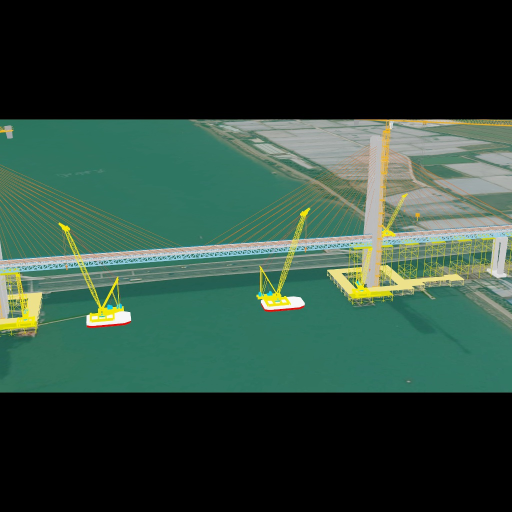
#> input picture img/3_shot_outer01_inner14.jpg, 1024 x 1024 px, given in place of 0001_000.jpg, which was not available (shown at 1/2 size)
$ python direction_visual.py   (older library calls are emulated)
#> lines starting #> are read from the running program, lines starting #| are printed output that depends on the picture; after the words box and inside, x2 and y2 are one past the last pixel; in counts of white or black regions, pixels touching at a corner belong together; pictures that were not available may be replaced by others from this repository, and a replacement may not be noted
import cv2
import numpy as np
import matplotlib.pyplot as plt
from skimage.morphology import skeletonize

def generate_directional_field(mask_path):
    gt_img = cv2.imread(mask_path, cv2.IMREAD_GRAYSCALE)
    if gt_img is None:
        raise FileNotFoundError(f"找不到标签图片: {mask_path}")

    # 处理标签，确保二值化
    binary = (gt_img > 0)
    binary_8u = binary.astype(np.uint8)

    # 1. 提取单像素骨架 (核心！)
    skeleton = skeletonize(binary)

    # 2. 计算距离变换和方向场
    dist = cv2.distanceTransform(binary_8u, cv2.DIST_L2, 5)
    dx = cv2.Sobel(dist, cv2.CV_64F, 1, 0, ksize=3)
    dy = cv2.Sobel(dist, cv2.CV_64F, 0, 1, ksize=3)

    mag = np.hypot(dx, dy)
    mag[mag == 0] = 1e-5
    nx = dx / mag
    ny = dy / mag

    # 旋转 90 度得到拉索切线方向
    vx = -ny
    vy = nx

    vx[~binary] = 0
    vy[~binary] = 0

    return binary, skeleton, vx, vy


def visualize_and_save(img_path, mask_path, save_path="direction_field_vis.png"):
    # ===== 1. 读取原图 (图a) =====
#> called with save_path = 'Figure3_Directional_Field.png'
    orig_img = cv2.imread(img_path)
#> orig_img is the input picture: shape (1024, 1024, 3); mean B, G, R 58.1, 70.5, 46.1
    if orig_img is None:
        raise FileNotFoundError(f"找不到原图: {img_path}")
    orig_img = cv2.cvtColor(orig_img, cv2.COLOR_BGR2RGB)

    orig_mask = cv2.imread(mask_path, cv2.IMREAD_GRAYSCALE)
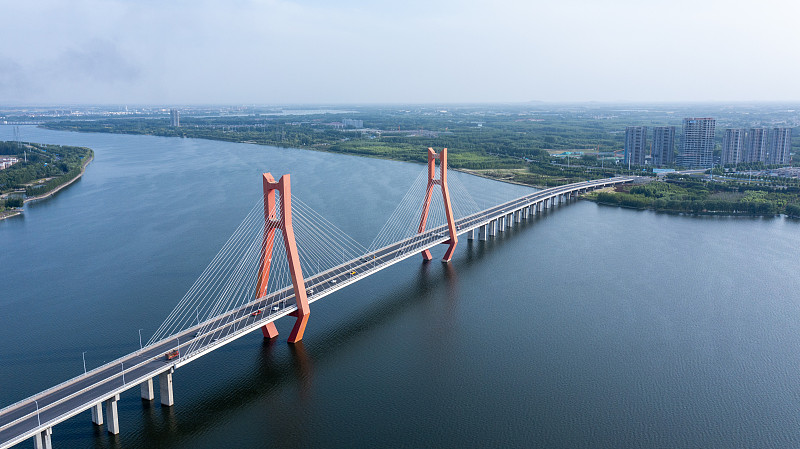
#> input picture img/bridge_11.jpg, 800 x 449 px, given in place of 0001_000.png, which was not available
#> orig_mask: shape (449, 800); min 0, max 255, mean 135.3
    if orig_mask is None:
        raise FileNotFoundError(f"找不到标签图片: {mask_path}")
    orig_mask[orig_mask > 0] = 255 # 二值化标签，方便可视化
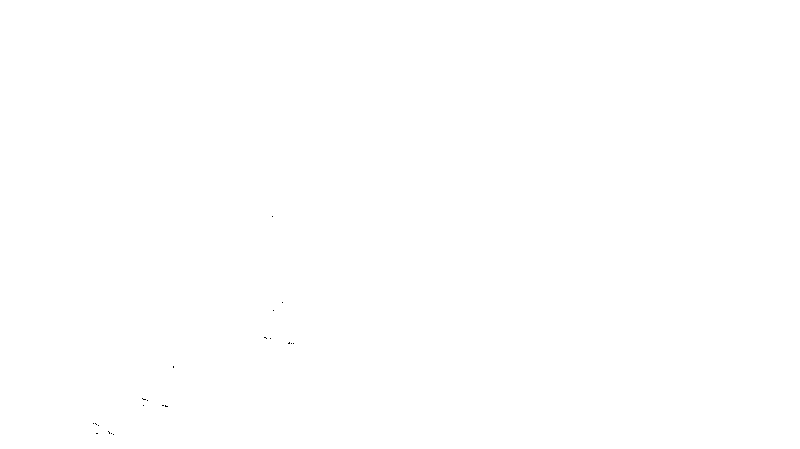
#> orig_mask: shape (449, 800); 100% white; black in thin lines or dots, all inside (x1, y1, x2, y2) = (93, 216, 294, 435)

    # ===== 2. 获取标签、骨架与方向场 =====
    binary, skeleton, vx, vy = generate_directional_field(mask_path)
#> in generate_directional_field, `skeleton = skeletonize(binary)`: skeleton: shape (449, 800) bool; 0.66% white in thin lines or dots, all inside (x1, y1, x2, y2) = (48, 168, 577, 442)
#> in generate_directional_field, `mag[mag == 0] = 1e-5`: mag: shape (449, 800) float64; min 1e-05, max 8.15, mean 8.06
#> in generate_directional_field, `vx[~binary] = 0`: vx: shape (449, 800) float64; min -1, max 1, mean 0.272
#> in generate_directional_field, `vy[~binary] = 0`:
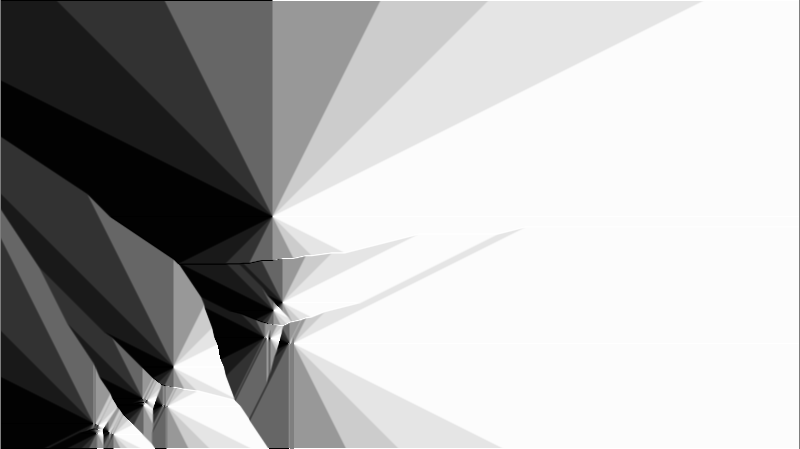
#> vy: shape (449, 800) float64; min -1, max 1, mean 0.392; drawn with min black and max white
    h, w = binary.shape
#> h = 449; w = 800

    # ===== 3. 制作 Binary Mask & Skeleton (图b) =====
    # 背景黑，拉索白，骨架线纯红
    mask_vis = np.zeros((h, w, 3), dtype=np.uint8)
    mask_vis[binary] = [255, 255, 255]
    mask_vis[skeleton] = [255, 0, 0]

    # ===== 4. 自动寻找最佳放大区域 =====
    y_coords, x_coords = np.where(skeleton > 0)
#> y_coords = 2368 values from 168 to 441; x_coords = 2368 values, max 576 at index 568, min 48 at index 1698, mean 248.4
    if len(y_coords) > 0:
        cy, cx = int(np.median(y_coords)), int(np.median(x_coords))
#> cy = 319; cx = 255
    else:
        cy, cx = h//2, w//2

    half_w = 40  # 放大框的半宽 (可根据你的拉索粗细适当调大调小)
    y1, y2 = max(0, cy - half_w), min(h, cy + half_w)
#> y1 = 279; y2 = 359
    x1, x2 = max(0, cx - half_w), min(w, cx + half_w)
#> x1 = 215; x2 = 295

    # 在图a和图b上画黄色虚线框，提示审稿人这里被放大了
    cv2.rectangle(orig_img, (x1, y1), (x2, y2), (255, 255, 0), 2)
    cv2.rectangle(orig_mask, (x1, y1), (x2, y2), (255, 255, 0), 2)
    cv2.rectangle(mask_vis, (x1, y1), (x2, y2), (255, 255, 0), 2)

    # ===== 5. 制作 Directional Field (图c) =====
    zoom_mask = binary[y1:y2, x1:x2]
#> zoom_mask: shape (80, 80) bool; 99.8% white; black in thin lines or dots, all inside (x1, y1, x2, y2) = (49, 23, 79, 65)
    zoom_skel = skeleton[y1:y2, x1:x2]
#> zoom_skel: shape (80, 80) bool; 2.7% white in thin lines or dots

    # 放大部分的底图：背景黑，拉索灰暗，骨架亮红
    zoom_vis = np.zeros((y2-y1, x2-x1, 3), dtype=np.uint8)
    zoom_vis[zoom_mask] = [100, 100, 100]  # 拉索涂暗灰，为了让彩色箭头更明显
    zoom_vis[zoom_skel] = [255, 0, 0]      # 红色骨架

    # 准备箭头数据
    Y, X = np.mgrid[y1:y2, x1:x2]
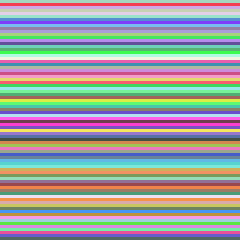
#> Y: shape (80, 80) int64 (shown 3 times larger); 80 distinct labels, from 279 to 358; one colour per label, 0 black
    U = vx[y1:y2, x1:x2]
    V = vy[y1:y2, x1:x2]
    angles = np.arctan2(V, U) # 计算角度，用于上色
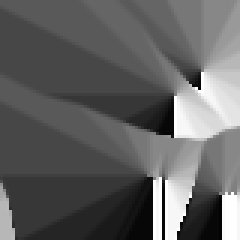
#> angles: shape (80, 80) float64 (shown 3 times larger); min -3.14, max 3.14, mean -0.712; drawn with min black and max white

    # 只在拉索内部画箭头，每隔 step 个像素画一个
    step = 2
    valid_mask = zoom_mask[::step, ::step]
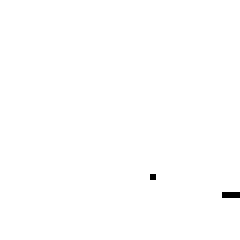
#> valid_mask: shape (40, 40) bool (shown 6 times larger); 99.8% white; black in thin lines or dots, all inside (x1, y1, x2, y2) = (25, 29, 40, 33)
    X_q = X[::step, ::step][valid_mask]
#> X_q = 1596 values, max 293 at index 39, min 215 at index 0, mean 253.9
    Y_q = Y[::step, ::step][valid_mask]
#> Y_q = 1596 values from 279 to 357
    U_q = U[::step, ::step][valid_mask]
#> U_q = 1596 values, max 1 at index 549, min -1 at index 669, mean 0.149
    V_q = V[::step, ::step][valid_mask]
#> V_q = 1596 values, max 1 at index 916, min -1 at index 1161, mean -0.508
    C_q = angles[::step, ::step][valid_mask] # 颜色值
#> C_q = 1596 values, max 3.14 at index 669, min -3.14 at index 1387, mean -0.748

    # ===== 6. 绘图与排版 =====
    fig, axes = plt.subplots(1, 4, figsize=(20, 5))

    # (a)
    axes[0].imshow(orig_img)
    axes[0].set_title("(a) Input Image", fontsize=15, pad=10)
    axes[0].axis('off')

    # (b)
    axes[1].imshow(mask_vis)
    axes[1].set_title("(b) Mask & Skeleton", fontsize=15, pad=10)
    axes[1].axis('off')

    # (c)
    axes[2].imshow(zoom_vis)
    # cmap='hsv' 保证不同方向的箭头颜色鲜艳不同
    axes[2].quiver(
        X_q - x1, Y_q - y1, U_q, V_q, C_q,
        cmap='hsv',
        scale=18,       # 箭头长度比例，数值越小箭头越长
        width=0.005,    # 箭头粗细
        headwidth=4
    )
    axes[2].set_title("(c) Directional Field", fontsize=15, pad=10)
    axes[2].axis('off')

    # (d) 放大区域的 GT 标签，供审稿人对照
    axes[3].imshow(orig_mask, cmap='gray')
    axes[3].set_title("(d) Zoomed GT Mask", fontsize=15, pad=10)
    axes[3].axis('off')

    plt.tight_layout()
    plt.savefig(save_path, dpi=300, bbox_inches='tight', pad_inches=0.05)
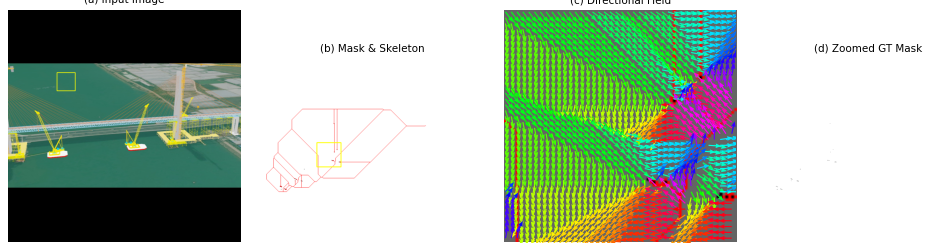
#> figure drawn by matplotlib, 4 panels
    print(f"✅ 完美！论文配图已保存至: {save_path}")
    plt.close()


# ==============================
# 修改这里：填入你想要展示的一组图片的路径
# ==============================
img_file = r"VOCdevkit\VOC2007\JPEGImages\0001_000.jpg"        # 原图路径
gt_file = r"VOCdevkit\VOC2007\SegmentationClass\0001_000.png" # 标签路径

visualize_and_save(img_file, gt_file, "Figure3_Directional_Field.png")
